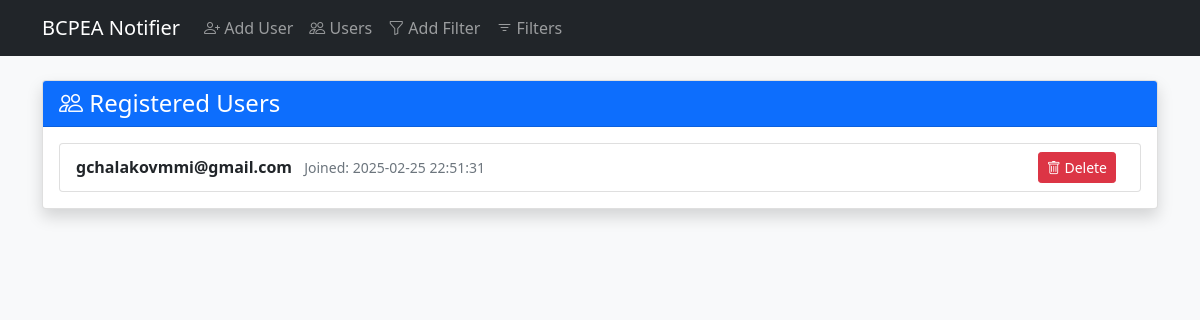
/users, run on an earlier commit of the app's database.
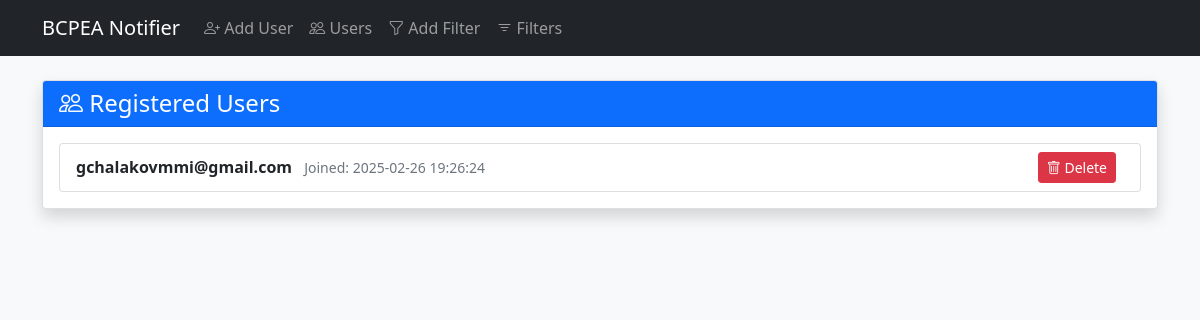
And on a later commit of the database.
### tables this page shows
CREATE TABLE users (
                id INTEGER PRIMARY KEY AUTOINCREMENT,
                email TEXT UNIQUE NOT NULL,
                created_at DATETIME DEFAULT CURRENT_TIMESTAMP
            );

### app.py (the view)
@app.route('/users')
def users():
    db = get_db()
    users = db.execute('SELECT * FROM users ORDER BY created_at DESC').fetchall()
    return render_template('users.html', users=users)

### app.py (called while the page is built)
def get_db():
    db = getattr(g, '_database', None)
    if db is None:
        db = g._database = sqlite3.connect(DATABASE)
        db.row_factory = sqlite3.Row
    return db

@app.teardown_appcontext
def close_connection(exception):
    db = getattr(g, '_database', None)
    if db is not None:
        db.close()

### templates/users.html
{% extends "base.html" %}
{% block content %}
<div class="card shadow">
    <div class="card-header bg-primary text-white">
        <h4 class="mb-0"><i class="bi bi-people"></i> Registered Users</h4>
    </div>
    <div class="card-body">
        <div class="list-group">
            {% for user in users %}
                <div class="list-group-item d-flex justify-content-between align-items-center">
                    <div>
                        <span class="fw-bold">{{ user.email }}</span>
                        <small class="text-muted ms-2">Joined: {{ user.created_at }}</small>
                    </div>
                    <form method="POST" action="{{ url_for('delete_user', user_id=user.id) }}">
                        <button type="submit" class="btn btn-danger btn-sm">
                            <i class="bi bi-trash"></i> Delete
                        </button>
                    </form>
                </div>
            {% else %}
                <div class="alert alert-info">No users found</div>
            {% endfor %}
        </div>
    </div>
</div>
{% endblock %}

### templates/base.html (shortened to what this page needs)
<!DOCTYPE html>
<html lang="en">
<head>
    <link href="https://cdn.jsdelivr.net/npm/bootstrap@5.1.3/dist/css/bootstrap.min.css" rel="stylesheet">
    <link rel="stylesheet" href="https://cdn.jsdelivr.net/npm/bootstrap-icons@1.8.1/font/bootstrap-icons.css">
    <link rel="stylesheet" href="{{ url_for('static', filename='css/style.css') }}">
</head>
<body class="bg-light">
    <nav class="navbar navbar-expand-lg navbar-dark bg-dark">
        <div class="container">
            <a class="navbar-brand" href="/">BCPEA Notifier</a>
            <div class="collapse navbar-collapse" id="navbarNav">
                <ul class="navbar-nav">
                    <li class="nav-item">
                        <a class="nav-link" href="{{ url_for('add_user') }}"><i class="bi bi-person-plus"></i> Add User</a>
                    </li>
                    <li class="nav-item">
                        <a class="nav-link" href="{{ url_for('users') }}"><i class="bi bi-people"></i> Users</a>
                    </li>
                    <li class="nav-item">
                        <a class="nav-link" href="{{ url_for('add_filter') }}"><i class="bi bi-funnel"></i> Add Filter</a>
                    </li>
                    <li class="nav-item">
                        <a class="nav-link" href="{{ url_for('filters') }}"><i class="bi bi-filter"></i> Filters</a>
                    </li>
                </ul>
            </div>
        </div>
    </nav>
    <div class="container mt-4">
        {% block content %}{% endblock %}
    </div>
</body>
</html>

### static/css/style.css (style rules this page uses)
.btn { margin-right: 0.5rem; }

What changed in the data, as far as the page shows it:
changed users "gchalakovmmi@gmail.com": created_at "2025-02-25 22:51:31" → "2025-02-26 19:26:24"
